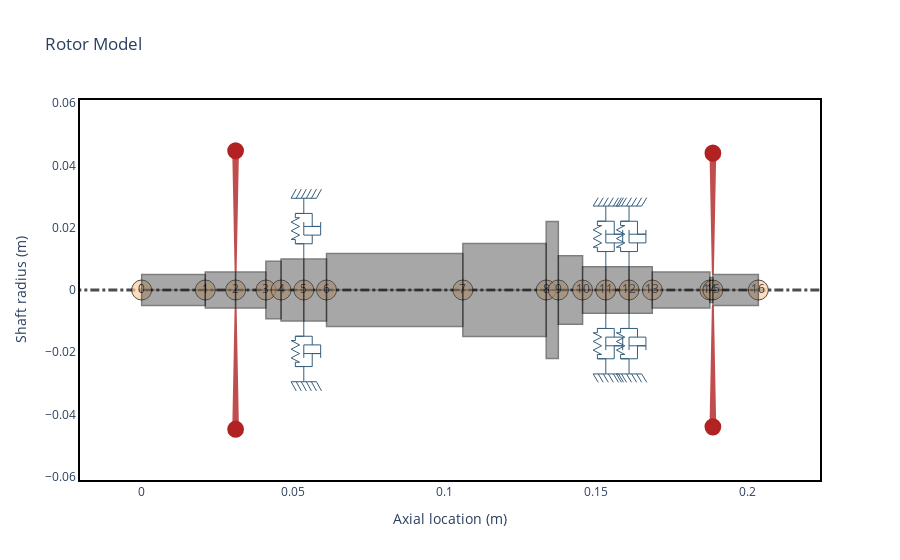

The cell this chart's notebook holds for it:
### Markdown cell above
### 3.6 - Final Rotor Assembly

### Code cell
# Moment approach
mermaid_rotor = rs.Rotor(
    shaft_elements=shaft_elements,
    bearing_elements=bearing_elements,
    disk_elements=rotor_elements,
)

print(f"Rotor Assemblt Polar Moment of Inertia: {mermaid_rotor.Ip}")

mermaid_rotor.plot_rotor()
